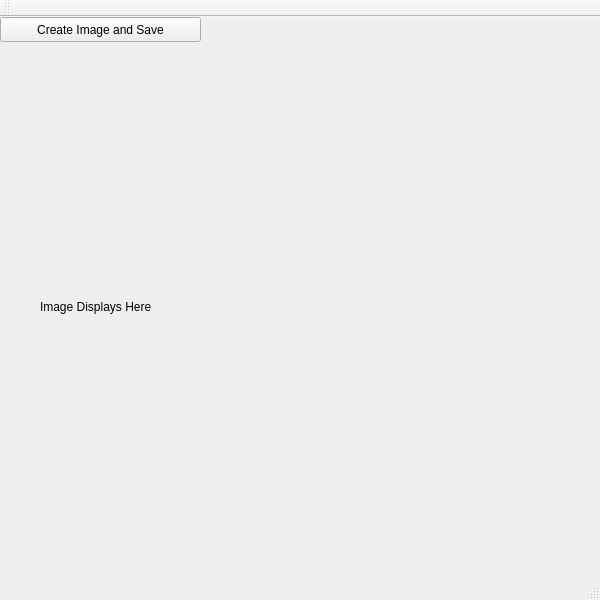
<?xml version="1.0" encoding="UTF-8"?>
<ui version="4.0">
 <class>MainWindow</class>
 <widget class="QMainWindow" name="MainWindow">
  <property name="geometry">
   <rect>
    <x>0</x>
    <y>0</y>
    <width>600</width>
    <height>600</height>
   </rect>
  </property>
  <property name="windowTitle">
   <string>MainWindow</string>
  </property>
  <widget class="QWidget" name="centralWidget">
   <widget class="QPushButton" name="pushButton_createAndSave">
    <property name="geometry">
     <rect>
      <x>0</x>
      <y>0</y>
      <width>201</width>
      <height>25</height>
     </rect>
    </property>
    <property name="text">
     <string>Create Image and Save</string>
    </property>
   </widget>
   <widget class="QLabel" name="label">
    <property name="geometry">
     <rect>
      <x>40</x>
      <y>40</y>
      <width>500</width>
      <height>500</height>
     </rect>
    </property>
    <property name="text">
     <string>Image Displays Here</string>
    </property>
   </widget>
  </widget>
  <widget class="QMenuBar" name="menuBar">
   <property name="geometry">
    <rect>
     <x>0</x>
     <y>0</y>
     <width>600</width>
     <height>25</height>
    </rect>
   </property>
  </widget>
  <widget class="QToolBar" name="mainToolBar">
   <attribute name="toolBarArea">
    <enum>TopToolBarArea</enum>
   </attribute>
   <attribute name="toolBarBreak">
    <bool>false</bool>
   </attribute>
  </widget>
  <widget class="QStatusBar" name="statusBar"/>
 </widget>
 <layoutdefault spacing="6" margin="11"/>
 <resources/>
 <connections/>
</ui>
